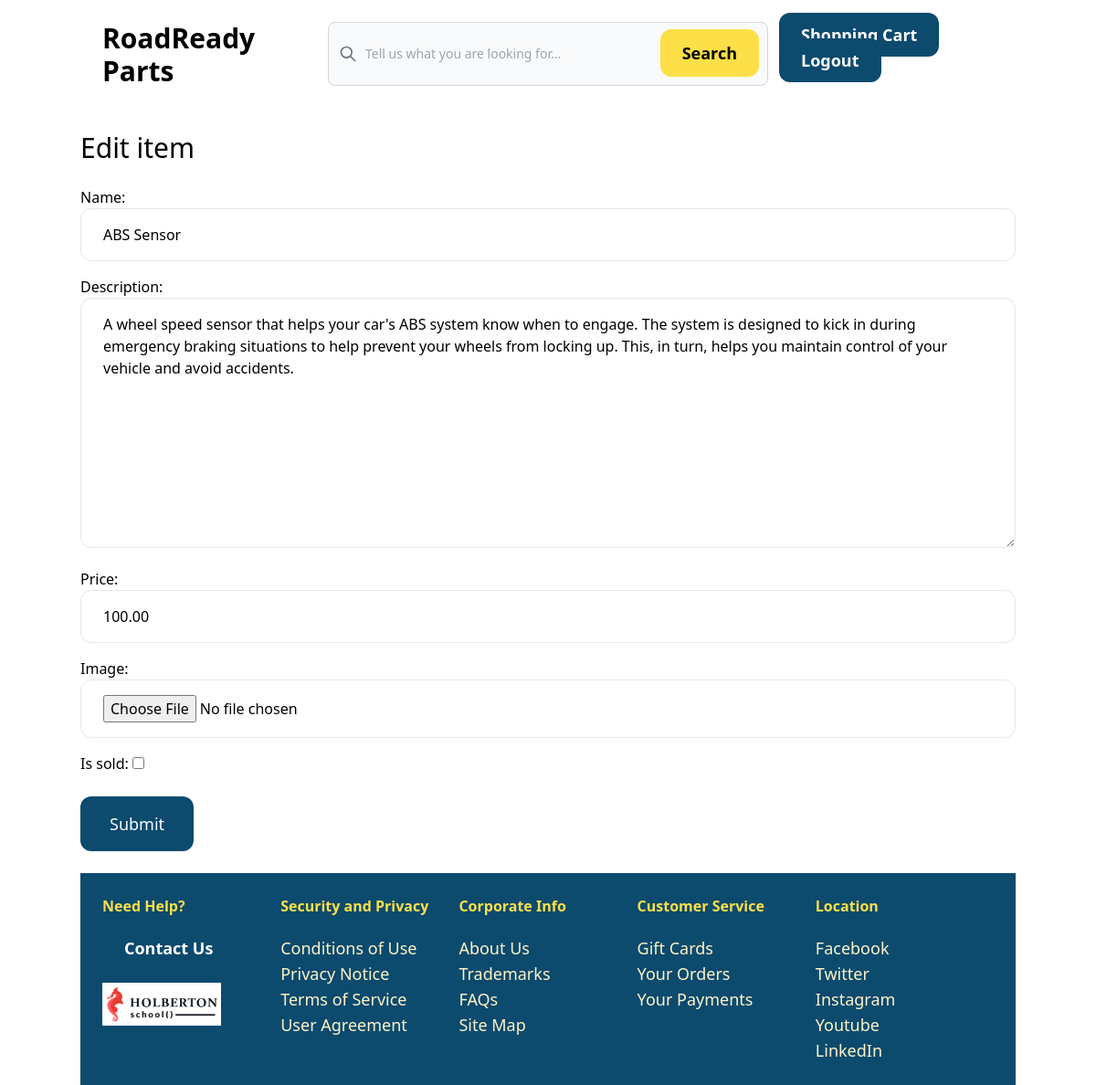
The page /items/6/edit/ (signed in) on the database its author committed.
### item/models.py (models this page shows, shortened)
class Item(models.Model):
    category = models.ForeignKey(Category, related_name='items', on_delete=models.CASCADE)
    name = models.CharField(max_length=255)
    description = models.TextField(blank=True)
    price = models.DecimalField(max_digits=6, decimal_places=2)
    image = models.ImageField(upload_to='items', blank=True, null=True)
    is_sold = models.BooleanField(default=False)
    created_by = models.ForeignKey('auth.User', related_name='items', on_delete=models.CASCADE)
    created_at = models.DateTimeField(auto_now_add=True)

### item/views.py (the view)
# urls.py: path('<int:pk>/edit/', views.edit, name='edit'),
@login_required
def edit(request, pk):
    item = get_object_or_404(Item, pk=pk, created_by=request.user)
    if request.method == 'POST':
        form = EditItemForm(request.POST, request.FILES, instance=item)
        if form.is_valid():
            form.save()
            return redirect('item:detail', pk=item.id)
    else:
        form = EditItemForm(instance=item)
    return render(request, 'item/form.html', {
        'form': form,
        'title': 'Edit item'
    })

### item/forms.py
class EditItemForm(forms.ModelForm):
    class Meta:
        model = Item
        fields = ('name', 'description', 'price', 'image', 'is_sold')
        widgets = {
            'name': forms.TextInput(attrs={
                'class': INPUT_CLASSES
            }),
            'description': forms.Textarea(attrs={
                'class': INPUT_CLASSES
            }),
            'price': forms.TextInput(attrs={
                'class': INPUT_CLASSES
            }),
            'image': forms.FileInput(attrs={
                'class': INPUT_CLASSES
            }),
        }

### item/templates/item/form.html (shortened to what this page needs)
{% extends 'core/base.html' %}
{% block content %}
    <div class="mx-auto container grid">
        <h1 class="mb-6 text-3xl">{{ title }}</h1>
        <form method="post" action="." enctype="multipart/form-data">
            <div class="space-y-4">
                {{ form.as_p }}
            </div>
            <button class="mt-6 py-4 px-8 text-lg bg-sky-900 text-white rounded-xl hover:bg-yellow-300 hover:text-black">Submit</button>
        </form>
    </div>
{% endblock %}

### rows shown on the page
Item: name "ABS Sensor", description "A wheel speed sensor that helps your car's ABS system know when to engage. The system is designed to kick in during emergency braking situations to help prevent your wheels from locking up. This, in turn, helps you maintain control of your vehicle and avoid accidents.", price "100.00"

### other values the page prints
{{ title }} "Edit item"
